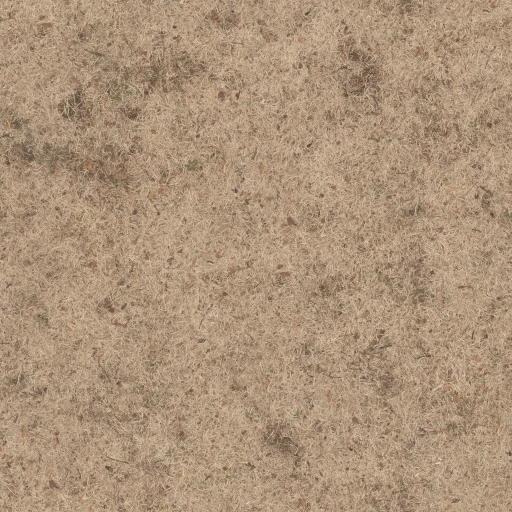
#> input picture assets/tex/1024/deep_a.webp, 1024 x 1024 px, given in place of Grass006_1K-JPG_Color.jpg, which was not available (shown at 1/2 size)
$ python build_assets.py ../assets/tex/1024/deep_a.webp ../assets/tex/1024/fairway_a.webp
#> lines starting #> are read from the running program, lines starting #| are printed output that depends on the picture; pictures that were not available may be replaced by others from this repository, and a replacement may not be noted
#!/usr/bin/env python3
"""Builds the compressed runtime assets in assets/ from the CC0 source downloads.
Sources (CC0): ambientCG Grass006/Grass008/Grass004/Rock030 (1K-JPG zips), Poly Haven withered_grass/sand_01/brown_mud_leaves_01 (1k jpg),
Poly Haven HDRIs kloofendal_48d_partly_cloudy_puresky / kloofendal_overcast_puresky / kloofendal_misty_morning_puresky (2k .hdr).
Usage: python3 tools/build_assets.py <srcdir> <outdir>"""
import sys, os, json, struct
import numpy as np
from PIL import Image

src, out = sys.argv[1], sys.argv[2]
LAYERS = [  # name, albedo, normal, roughness
  ('fairway', 'Grass006/Grass006_1K-JPG_Color.jpg', 'Grass006/Grass006_1K-JPG_NormalGL.jpg', 'Grass006/Grass006_1K-JPG_Roughness.jpg'),
  ('green',   'Grass008/Grass008_1K-JPG_Color.jpg', 'Grass008/Grass008_1K-JPG_NormalGL.jpg', 'Grass008/Grass008_1K-JPG_Roughness.jpg'),
  ('rough',   'Grass004/Grass004_1K-JPG_Color.jpg', 'Grass004/Grass004_1K-JPG_NormalGL.jpg', 'Grass004/Grass004_1K-JPG_Roughness.jpg'),
  ('deep',    'withered_grass/diff.jpg', 'withered_grass/nor.jpg', 'withered_grass/rough.jpg'),
  ('sand',    'sand_01/diff.jpg', 'sand_01/nor.jpg', 'sand_01/rough.jpg'),
  ('gorse',   'brown_mud_leaves_01/diff.jpg', 'brown_mud_leaves_01/nor.jpg', 'brown_mud_leaves_01/rough.jpg'),
  ('rock',    'Rock030/Rock030_1K-JPG_Color.jpg', 'Rock030/Rock030_1K-JPG_NormalGL.jpg', 'Rock030/Rock030_1K-JPG_Roughness.jpg'),
]
for size in (512, 1024):
    for name, a, n, r in LAYERS:
        A = Image.open(os.path.join(src, a)).convert('RGB').resize((size, size), Image.LANCZOS)
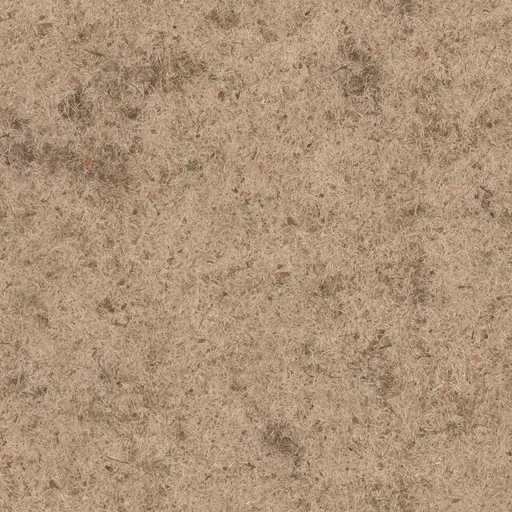
#> A: PIL image 512x512 RGB; mean R, G, B 172.3, 147.7, 121.2
        A.save(f'{out}/tex/{size}/{name}_a.webp', quality=82 if size == 1024 else 80, method=6)
        N = Image.open(os.path.join(src, n)).convert('RGB').resize((size, size), Image.LANCZOS)
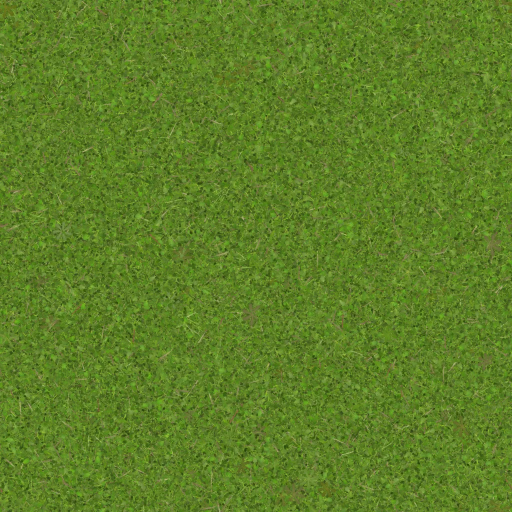
#> input picture assets/tex/1024/fairway_a.webp, 1024 x 1024 px, given in place of Grass006_1K-JPG_NormalGL.jpg, which was not available (shown at 1/2 size)
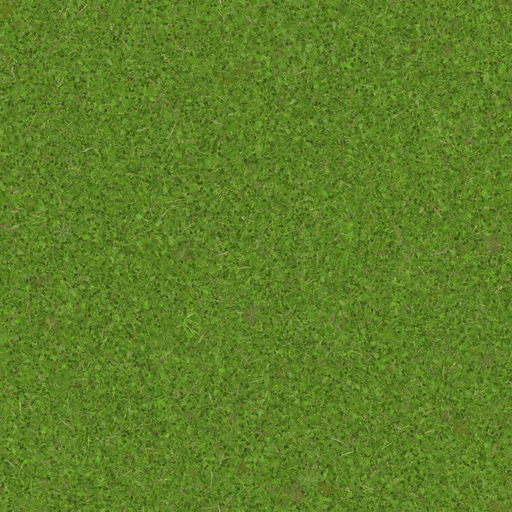
#> N: PIL image 512x512 RGB; mean R, G, B 93.7, 127.3, 38.6
        rp = os.path.join(src, r)
        R = Image.open(rp).convert('L').resize((size, size), Image.LANCZOS) if os.path.exists(rp) else Image.new('L', (size, size), 230)
#> R: PIL image 512x512 L; every value is 230
        nn = np.array(N); nn[..., 2] = np.array(R)   # RG = tangent normal (GL), B = roughness
#> after `nn[..., 2] = np.array(R)`:
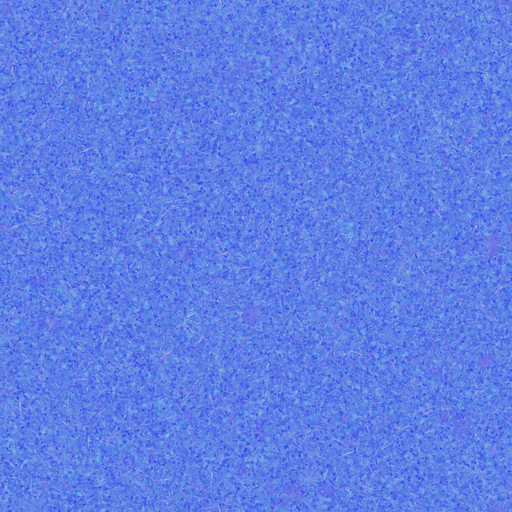
#> nn: shape (512, 512, 3); mean R, G, B 93.7, 127.3, 230
#> (the run stopped early here; a loop or call above may not have finished)
